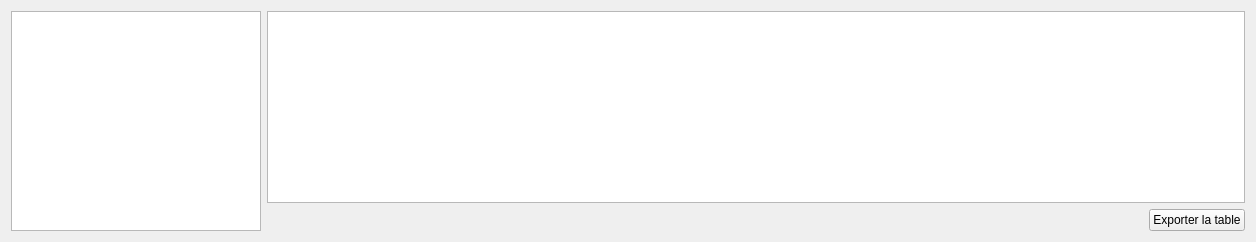
      <widget class="QWidget" name="_p_manage_db">
       <layout class="QGridLayout" name="_g_manage_db">
        <item row="0" column="0" rowspan="2">
         <widget class="QTreeWidget" name="_trw_db_structure">
          <property name="maximumSize">
           <size>
            <width>250</width>
            <height>16777215</height>
           </size>
          </property>
          <property name="animated">
           <bool>true</bool>
          </property>
          <property name="wordWrap">
           <bool>true</bool>
          </property>
          <property name="headerHidden">
           <bool>true</bool>
          </property>
          <column>
           <property name="text">
            <string notr="true">1</string>
           </property>
          </column>
         </widget>
        </item>
        <item row="0" column="1" colspan="2">
         <widget class="QTableWidget" name="_tw_select_table">
          <attribute name="horizontalHeaderStretchLastSection">
           <bool>true</bool>
          </attribute>
         </widget>
        </item>
        <item row="1" column="1">
         <spacer name="_hs_separator_manage_db_bottom">
          <property name="orientation">
           <enum>Qt::Orientation::Horizontal</enum>
          </property>
          <property name="sizeHint" stdset="0">
           <size>
            <width>876</width>
            <height>20</height>
           </size>
          </property>
         </spacer>
        </item>
        <item row="1" column="2">
         <widget class="QPushButton" name="_b_manage_db_export_table">
          <property name="text">
           <string>Exporter la table</string>
          </property>
          <property name="icon">
           <iconset resource="resources.qrc">
            <normaloff>:/icon/icons/exceller.png</normaloff>:/icon/icons/exceller.png</iconset>
          </property>
         </widget>
        </item>
       </layout>
      </widget>
